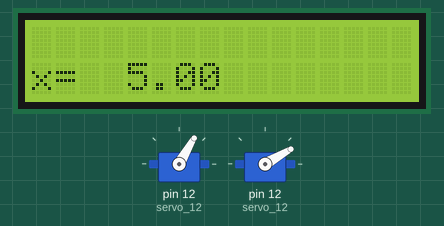
A sketch run on a simulated Arduino Uno, built with avr-gcc and run on an emulated ATmega328P. On the bench: 16×2 character LCD, 2 × servo.

Above: at 0.1 s.
At 60.4 s:
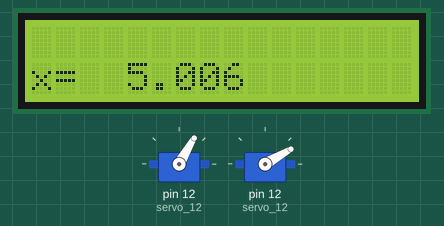
At 123.6 s:
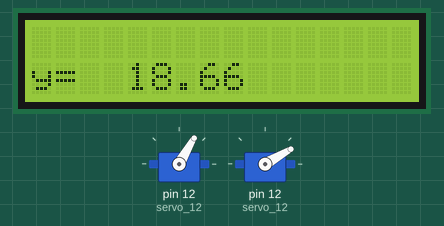

The sketch:

Forword_Kinematics.ino
```cpp
#include <Servo.h>
#include <LiquidCrystal.h>
Servo servo_12;
Servo servo_13;
LiquidCrystal lcd (11, 10, 5, 4 , 3, 2);
//Q are the angles in radian
//q are the angles in degrees
//L are the lengths in inches
int L1 = 10;
int L2 = 10;
int q1 = 60;
int q2 = 30;
float Q1= (60*PI)/180;
float Q2= (30*PI)/180;
float x;
float y;

void setup()
{
  //Set number of rows and columns for LCD
  lcd.begin(16,2);
  servo_12.attach(12);
  servo_13.attach(12);
  x = ( L1 * cos ( Q1 )) + ( L2 * cos ( Q1 + Q2 ));
  y = ( L1 * sin ( Q1 )) + ( L2 * sin ( Q1 + Q2 ));
  Serial.begin(9600);
}

void loop()
{
  servo_12.write(q1);
  servo_13.write(q2);
  delay(20); // Wait for 20 millisecond(s)
  lcd.setCursor (0,1);
  lcd.print ("x=");
  lcd.setCursor (4,1);
  lcd.print (x);
  delay(3000);
  lcd.setCursor (0,1);
  lcd.print ("y=");
  lcd.setCursor (4,1);
  lcd.print (y);
  delay(3000);
}
```

Measured:
- what the display in image 0 shows lasts 3.0 s, from 0.1 s to 3.1 s
